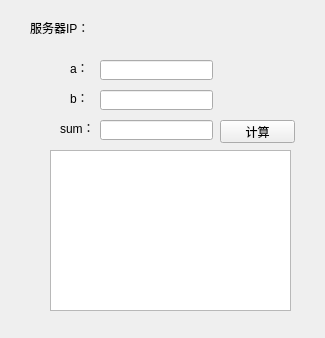
<?xml version="1.0" encoding="UTF-8"?>
<ui version="4.0">
 <class>WinQt_ClientClass</class>
 <widget class="QWidget" name="WinQt_ClientClass">
  <property name="geometry">
   <rect>
    <x>0</x>
    <y>0</y>
    <width>325</width>
    <height>338</height>
   </rect>
  </property>
  <property name="windowTitle">
   <string>WinQt_Client</string>
  </property>
  <widget class="QLineEdit" name="lineEdit_a">
   <property name="geometry">
    <rect>
     <x>100</x>
     <y>60</y>
     <width>113</width>
     <height>20</height>
    </rect>
   </property>
  </widget>
  <widget class="QLabel" name="label_2">
   <property name="geometry">
    <rect>
     <x>70</x>
     <y>90</y>
     <width>21</width>
     <height>16</height>
    </rect>
   </property>
   <property name="text">
    <string>b：</string>
   </property>
  </widget>
  <widget class="QLineEdit" name="lineEdit_b">
   <property name="geometry">
    <rect>
     <x>100</x>
     <y>90</y>
     <width>113</width>
     <height>20</height>
    </rect>
   </property>
  </widget>
  <widget class="QLabel" name="label_4">
   <property name="geometry">
    <rect>
     <x>30</x>
     <y>20</y>
     <width>61</width>
     <height>16</height>
    </rect>
   </property>
   <property name="text">
    <string>服务器IP：</string>
   </property>
  </widget>
  <widget class="QTextEdit" name="textEdit">
   <property name="geometry">
    <rect>
     <x>50</x>
     <y>150</y>
     <width>241</width>
     <height>161</height>
    </rect>
   </property>
  </widget>
  <widget class="QLabel" name="label_3">
   <property name="geometry">
    <rect>
     <x>60</x>
     <y>120</y>
     <width>31</width>
     <height>16</height>
    </rect>
   </property>
   <property name="text">
    <string>sum：</string>
   </property>
  </widget>
  <widget class="QPushButton" name="pushButton_calculate">
   <property name="geometry">
    <rect>
     <x>220</x>
     <y>120</y>
     <width>75</width>
     <height>23</height>
    </rect>
   </property>
   <property name="text">
    <string>计算</string>
   </property>
  </widget>
  <widget class="QLineEdit" name="lineEdit_sum">
   <property name="geometry">
    <rect>
     <x>100</x>
     <y>120</y>
     <width>113</width>
     <height>20</height>
    </rect>
   </property>
  </widget>
  <widget class="QLabel" name="label">
   <property name="geometry">
    <rect>
     <x>70</x>
     <y>60</y>
     <width>21</width>
     <height>16</height>
    </rect>
   </property>
   <property name="text">
    <string>a：</string>
   </property>
  </widget>
 </widget>
 <layoutdefault spacing="6" margin="11"/>
 <resources>
  <include location="winqt_client.qrc"/>
 </resources>
 <connections/>
</ui>
